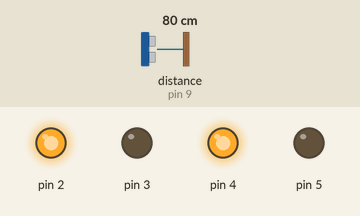
Bench run of a sketch on a simulated Arduino Mega 2560, built with avr-gcc and run on an emulated ATmega2560. Parts: output pins drawn as LEDs (lit = HIGH). Dashed ring = blinking. Inputs (shaded band) come from the test bench; at power-on: distance to the obstacle (sensor on pin 9) 80 cm.

Above: at 1.2 s.
1.3 s: distance to the obstacle (sensor on pin 9) set to 38 cm
2.8 s: distance to the obstacle (sensor on pin 9) set to 32 cm
At 3.05 s:
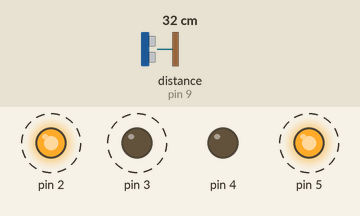
5.8 s: distance to the obstacle (sensor on pin 9) set to 60 cm
At 7.0 s:
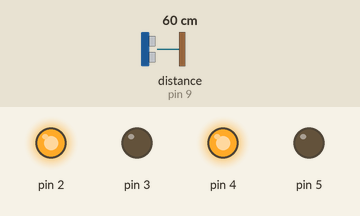
7.3 s: distance to the obstacle (sensor on pin 9) set to 2 cm
At 7.45 s:
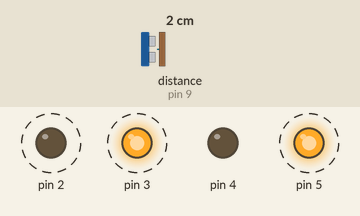
Timing chart, 0 to 11.3 s (numbered marks = the images above; inputs shaded):
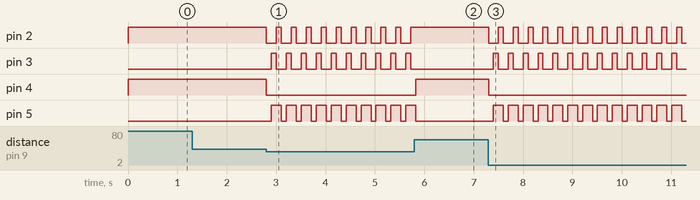

Measured:
- the behaviour switches between 36 and 35 cm on distance to the obstacle (sensor on pin 9) (found by bisection; images 0 and 1)
- after the input at 1.3 s, every drawn part: stays the same
- after the input at 2.8 s, pin 2: alternates HIGH for 0.10 s and LOW for 0.20 s, starting at once; pin 3: alternates HIGH for 0.10 s and LOW for 0.20 s, starting after 0.10 s; pin 4: HIGH → LOW at once; pin 5: alternates HIGH for 0.20 s and LOW for 0.10 s, starting after 0.10 s
- after the input at 5.8 s, pin 2: stops changing and stays HIGH; pin 3: stops changing and stays LOW; pin 4: LOW → HIGH at once; pin 5: goes on until 5.8 s, then stays LOW
- after the input at 7.3 s, pin 2: alternates HIGH for 0.10 s and LOW for 0.20 s, starting at once; pin 3: alternates HIGH for 0.10 s and LOW for 0.20 s, starting after 0.10 s; pin 4: HIGH → LOW at once; pin 5: alternates HIGH for 0.20 s and LOW for 0.10 s, starting after 0.10 s

The sketch:

obsacle_avoiding_robot.ino
```cpp
#include <NewPing.h>

NewPing sonar(8, 9, 35);
void setup() {
  // put your setup code here, to run once:
  pinMode(2, OUTPUT);
  pinMode(3, OUTPUT);
  pinMode(4, OUTPUT);
  pinMode(5, OUTPUT);
  Serial.begin(9600);
}

void loop() {
  // put your main code here, to run repeatedly:
  int x = sonar.ping_cm();
  if (x == 0) {
    func1();
  } else {
    func();
  }
}

void func() {

  digitalWrite(2, LOW);
  digitalWrite(3, LOW);
  digitalWrite(4, LOW);
  digitalWrite(5, LOW);

  delay(100);

  digitalWrite(2, LOW);
  digitalWrite(3, HIGH);
  digitalWrite(4, LOW);
  digitalWrite(5, HIGH);

  delay(100);

  digitalWrite(2, HIGH);
  digitalWrite(3, LOW);
  digitalWrite(4, LOW);
  digitalWrite(5, HIGH);
  delay(100);
}

void func1() {
  digitalWrite(2, HIGH);
  digitalWrite(3, LOW);
  digitalWrite(4, HIGH);
  digitalWrite(5, LOW);
}
```
